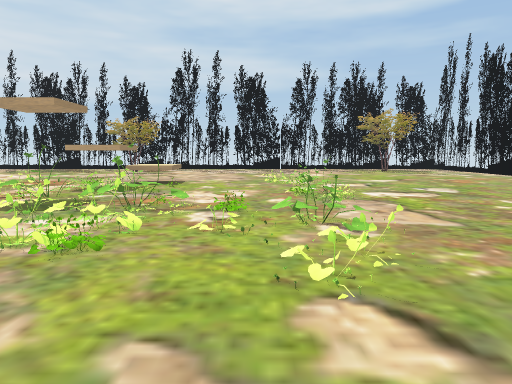
View 1 (above)

17 first-person views from a walk through a 3-D level made in the Unity game engine. The camera is 1.3 m above the floor, tilts 6° down and sees 70° across. The floor is counted in squares, 2 m on a side. Each view is taken from the middle of a square. On the plan, view 1 faces up. The plan holds only what a view shows up to about 11 squares ahead; the rest is blank. The player is left out.

View 2
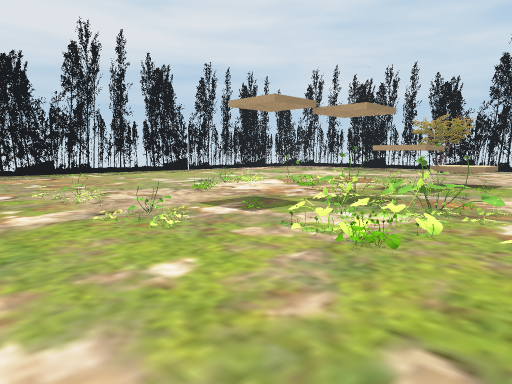

View 3
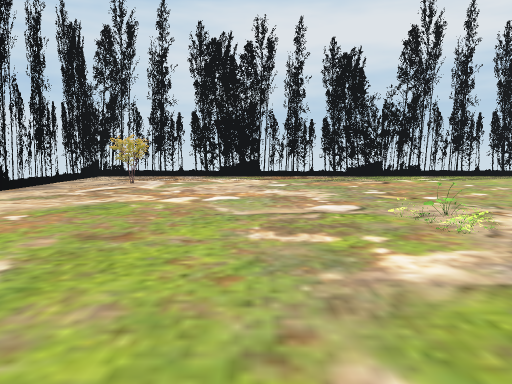

View 4
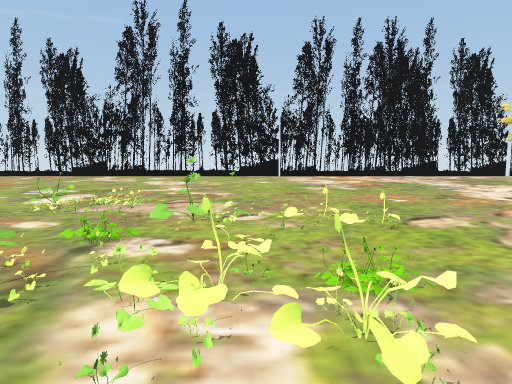

View 5
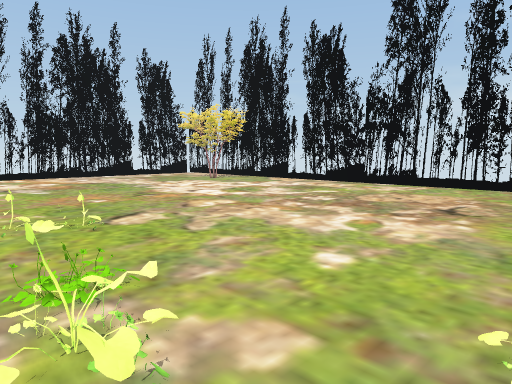

View 6
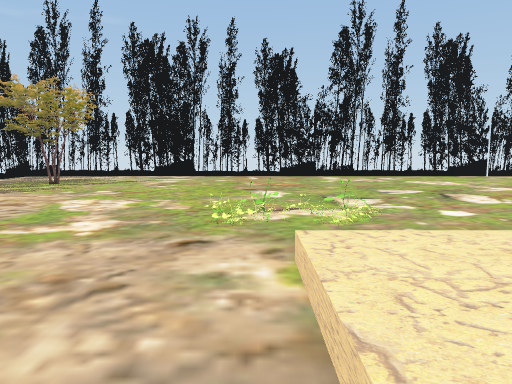

View 7
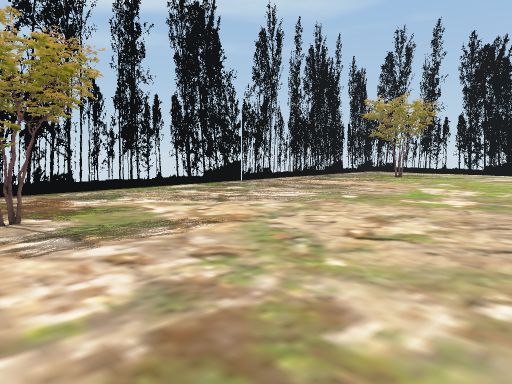

View 8
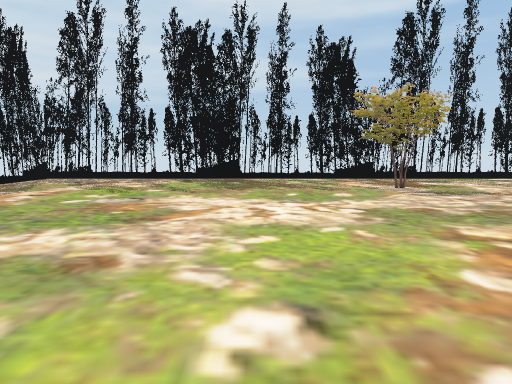

View 9
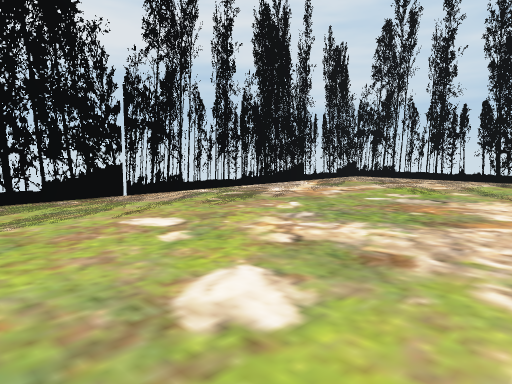

View 10
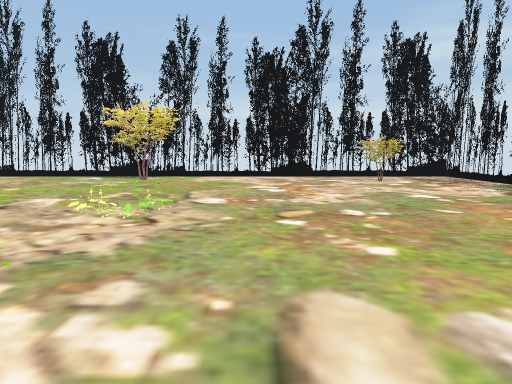

View 11
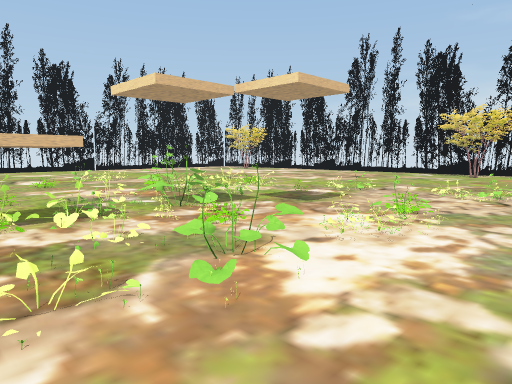

View 12
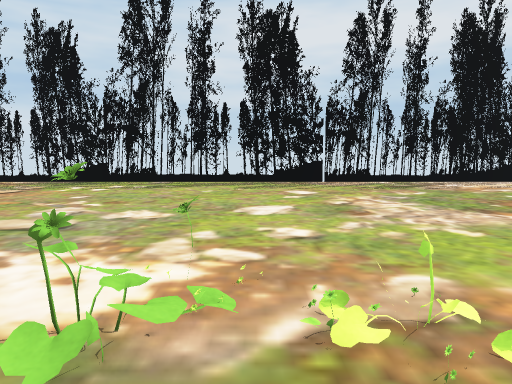

View 13
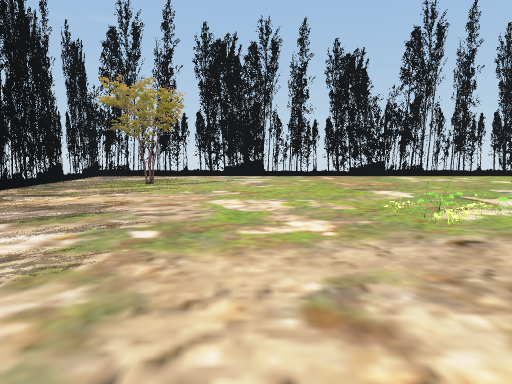

View 14
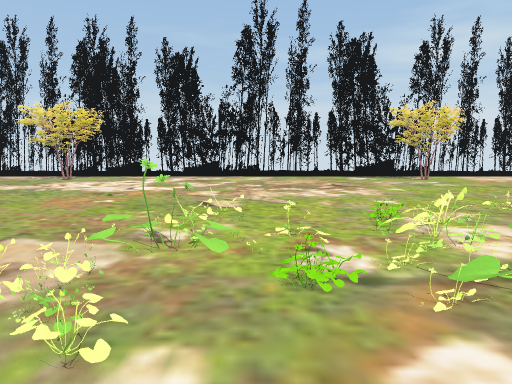

View 15
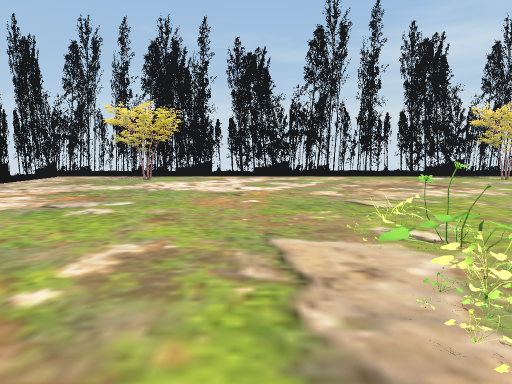

View 16
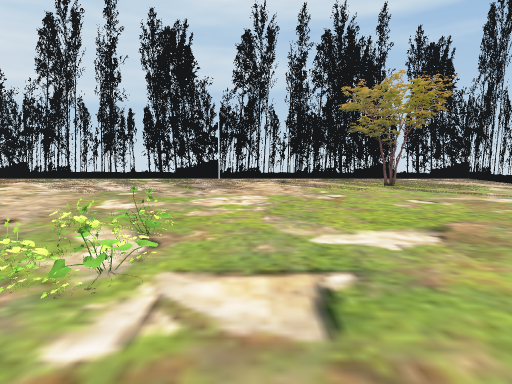

View 17
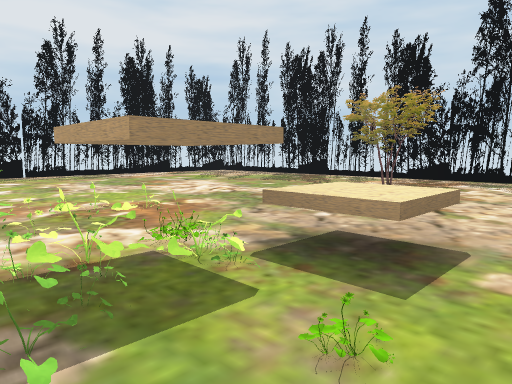

### Floor plan
Points are (right, up) in squares from view 1. A wall is a line through its corners. A room is listed if a view was taken in it or the views show most of it. See-through windows are left out.
Room 1 (views 1, 2, 3, 4, 5, 6, 7, 8, 9, 10, 11, 12, 13, 14, 15, 16, 17)
walls: (-3.9, 12.9) (-4.6, 12.9); (-4.5, -3.1) (-3.8, -3.1); (-10.4, -2.4) (-9.5, -3); (4.4, -3.3) (5.1, -2.9); (4.9, 13.1) (4.4, 13.4); (-12.5, -4.5) (7.9, -4.5); (7.5, -4.2) (7.5, 15.9); (7.6, 15.5) (-12.4, 15.5) (-12.4, -5)
low walls: (-2.6, 8.9) (-1.8, 8.9) (-1.8, 7.9) (-2.9, 7.9)
objects: other object (-6, 2); other object (-6, 5); other object (-6, 8); other object (-5, 6); other object (-5, 8); other object (-4, 2); other object (-3, 4); other object (-3, 5); other object (-3, 7); other object (-2, 3); other object (-2, 4) to (-2, 5); other object (-2, 6); other object (-1, 3); other object (0, 3); other object (1, 2); other object (1, 4); other object (1, 5); other object (1, 8); other object (1, 9)

Positions as (right, up) in squares from view 1, and headings:
1: (0, 0), facing up
2: (0, 0), facing up-left
3: (-2, 0), facing left
4: (-3, 3), facing right
5: (-3, 3), facing down-right
6: (-3, 9), facing right
7: (-5, 9), facing up-right
8: (-7, 6), facing up
9: (-7, 6), facing up-left
10: (-7, 6), facing down
11: (-7, 8), facing down-right
12: (-4, 7), facing left
13: (-3, 11), facing right
14: (0, 6), facing down
15: (2, 6), facing down
16: (2, 6), facing up
17: (-1, 6), facing up-left
